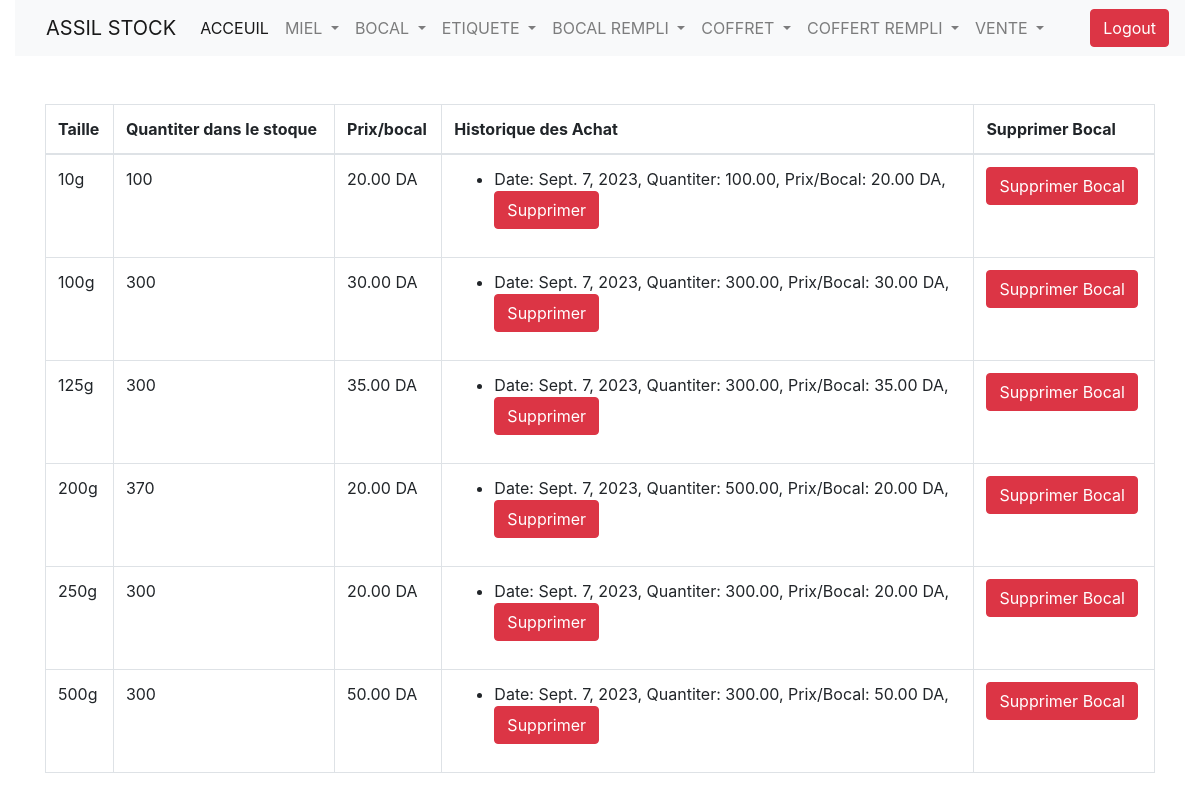
Page /list_jar/ (signed in) on the committed database.
### appAssilStockManag/models.py (models this page shows, shortened)
class Jar(models.Model):
    JAR_SIZES = [
        (0.01,'10g'),
        (0.1,'100g'),
        (0.125, '125g'),
        (0.2, '200g'),
        (0.25, '250g'),
        (0.5, '500g'),
    ]
    size = models.FloatField(choices=JAR_SIZES,unique=True)
    quantity_in_the_stock = models.IntegerField(default=0)
    @property
    def weighted_average_price(self):
        total_cost = sum([batch.price_jar * batch.quantity_received for batch in self.jarbatch_set.all()])
        total_qty = sum([batch.quantity_received for batch in self.jarbatch_set.all()])
        if total_qty == 0:
            return 0
        return total_cost / total_qty

class JarBatch(models.Model):
    jar = models.ForeignKey(Jar,on_delete=models.CASCADE)
    date_received = models.DateField(auto_now_add=True)
    quantity_received = models.DecimalField(max_digits=10,decimal_places=2)
    price_jar = models.DecimalField(max_digits=10,decimal_places=2)

### appAssilStockManag/views.py (the view)
# urls.py: path('list_jar/',list_jars,name="list_jars"),
@login_required
def list_jars(request):
    jars = Jar.objects.all()
    return render(request, 'list_jars.html', {'jars': jars})

### appAssilStockManag/templates/list_jars.html (shortened to what this page needs)
{% extends 'base.html' %}
{% block content %}
    <table class='table table-bordered'>
        <thead>
            <tr>
                <th>Taille</th>
                <th>Quantiter dans le stoque</th>
                <th>Prix/bocal</th>
                <th>Historique des Achat</th>
                <th>Supprimer Bocal</th>
            </tr>
        </thead>
        <tbody>
            {% for jar in jars %}
            <tr>
                <td>{{ jar.get_size_display }}</td>
                <td>{{ jar.quantity_in_the_stock  }}</td>
                <td>{{ jar.weighted_average_price|floatformat:2 }} DA</td>
                <td>
                    <ul>
                    {% for batch in jar.jarbatch_set.all %}
                        <li>
                            Date: {{ batch.date_received }},
                            Quantiter: {{ batch.quantity_received }},
                            Prix/Bocal: {{ batch.price_jar }} DA,
                            <form action="{% url 'delete_jar_batch' batch.id %}" method="post" onsubmit="return confirmDeleteBatch();">
                                <button class='btn btn-danger'>Supprimer</button>
                            </form>
                        </li>
                    {% endfor %}
                    </ul>
                </td>
                <td>
                    <form action="{% url 'delete_jar' jar.id %}" method="post" onsubmit="return confirmDelete();">
                        <button class='btn btn-danger'>Supprimer Bocal</button>
                    </form>
                </td>
            </tr>
            {% endfor %}
        </tbody>
    </table>
{% endblock %}

### rows in the picture
Jar: size "10g", quantity_in_the_stock "100", weighted_average_price "20.00"
JarBatch: date_received "Sept. 7, 2023", quantity_received "100.00", price_jar "20.00"
Jar: size "100g", quantity_in_the_stock "300", weighted_average_price "30.00"
JarBatch: date_received "Sept. 7, 2023", quantity_received "300.00", price_jar "30.00"
Jar: size "125g", quantity_in_the_stock "300", weighted_average_price "35.00"
JarBatch: date_received "Sept. 7, 2023", quantity_received "300.00", price_jar "35.00"
Jar: size "200g", quantity_in_the_stock "370", weighted_average_price "20.00"
JarBatch: date_received "Sept. 7, 2023", quantity_received "500.00", price_jar "20.00"
Jar: size "250g", quantity_in_the_stock "300", weighted_average_price "20.00"
JarBatch: date_received "Sept. 7, 2023", quantity_received "300.00", price_jar "20.00"
Jar: size "500g", quantity_in_the_stock "300", weighted_average_price "50.00"
JarBatch: date_received "Sept. 7, 2023", quantity_received "300.00", price_jar "50.00"
